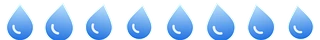
#> input picture art/moon/@2x/fx/pickup_water_spin.webp, 320 x 40 px, given in place of f_0000.png, which was not available
$ python make_strip.py ../../../../moon/@2x/fx ../../../../moon/@2x/fx/fx_collect_sparkle.webp ../../../../moon/@2x/fx/fx_collect_sparkle.webp
#> lines starting #> are read from the running program, lines starting #| are printed output that depends on the picture
# python3 make_strip.py IN_DIR OUT.png "label1|label2|..."  -> 6 x 393x852 frames side by side with 10 px gutters
import sys, os
from PIL import Image, ImageDraw
d, out, labs = sys.argv[1], sys.argv[2], sys.argv[3].split('|')
ims = [Image.open(f'{d}/f_{i:04d}.png').convert('RGB') for i in range(len(labs))]
#> ims = 1 item
w, h = ims[0].size
#> w = 320; h = 40
S = Image.new('RGB', (w * len(ims) + 10 * (len(ims) - 1), h), (40, 40, 40))
#> S: PIL image 320x40 RGB; every value is 40
for i, im in enumerate(ims):
    dr = ImageDraw.Draw(im)
    if os.environ.get('BAND'):   # dashed guide lines for the HUD-free band (e.g. BAND=144,383 at 375x667)
        for yb in (int(v) for v in os.environ['BAND'].split(',')):
            for x in range(0, w, 8): dr.line([(x, yb), (x + 4, yb)], fill=(255, 200, 0))
    dr.rectangle([0, 0, w, 24], fill=(0, 0, 0)); dr.text((6, 6), labs[i], fill=(255, 255, 255)); S.paste(im, (i * (w + 10), 0))
#> this loop made 1 pass
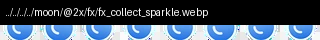
#> S: PIL image 320x40 RGB; mean R, G, B 65.3, 80.2, 96.2
S.save(out); print('strip', out, S.size)
#| strip ../../../../moon/@2x/fx/fx_collect_sparkle.webp (320, 40)

$ run again, on art/moon/@2x/fx/fx_floor_unlock.webp
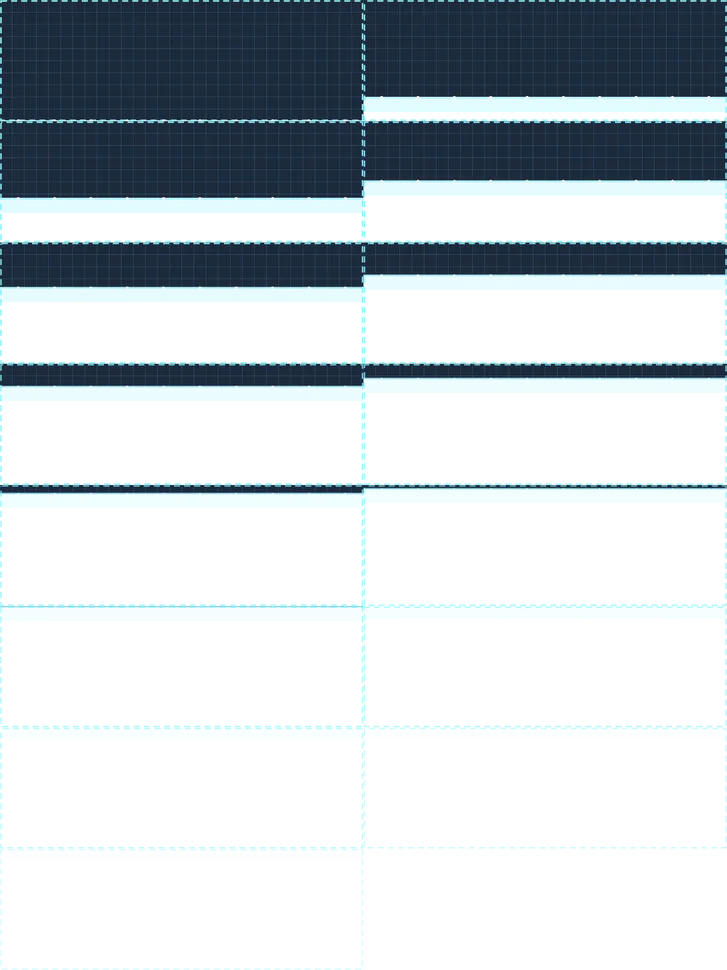
#> input picture art/moon/@2x/fx/fx_floor_unlock.webp, 727 x 970 px, shrunk from 1440 x 1920 before the run, given in place of f_0000.png, which was not available
#> ims = 1 item
#> the loop `for i, im in enumerate(ims):` made 1 pass
#> after the loop `for i, im in enumerate(ims):`:
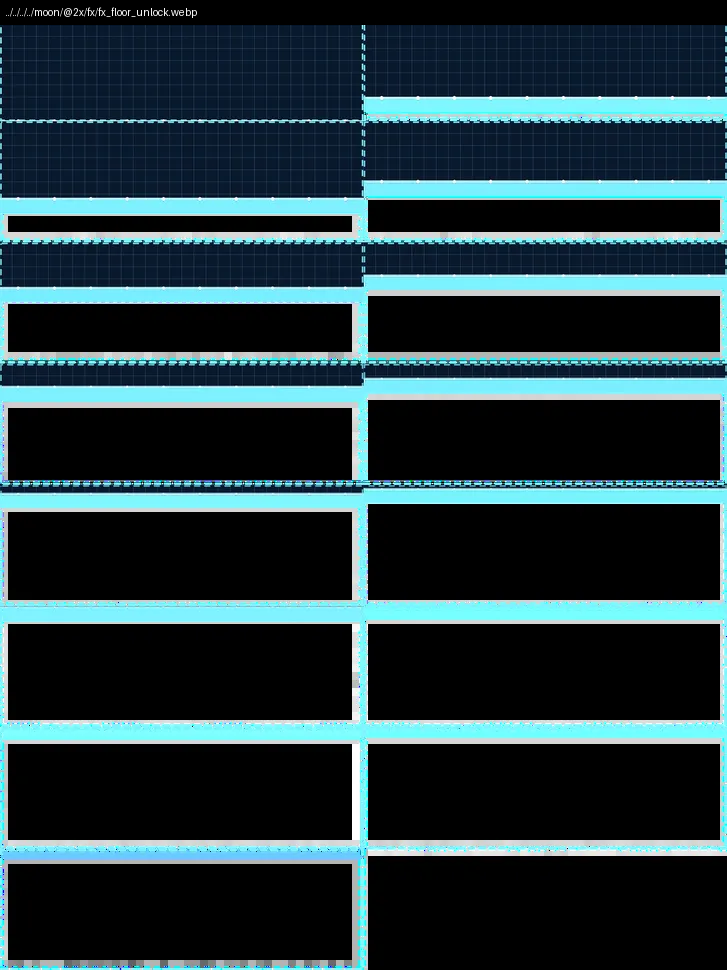
#> S: PIL image 727x970 RGB; mean R, G, B 35.8, 57, 62.8
#| strip ../../../../moon/@2x/fx/fx_floor_unlock.webp (727, 970)

$ run again, on art/moon/@2x/fx/fx_gold_shimmer.webp
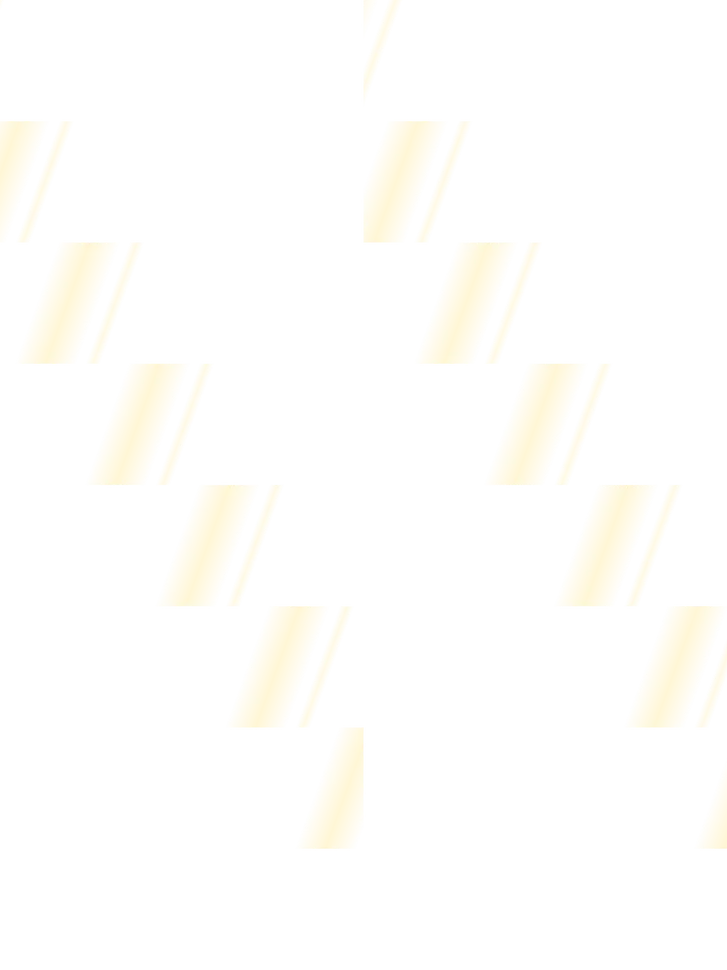
#> input picture art/moon/@2x/fx/fx_gold_shimmer.webp, 727 x 970 px, shrunk from 1440 x 1920 before the run, given in place of f_0000.png, which was not available
#> ims = 1 item
#> the loop `for i, im in enumerate(ims):` made 1 pass
#> after the loop `for i, im in enumerate(ims):`:
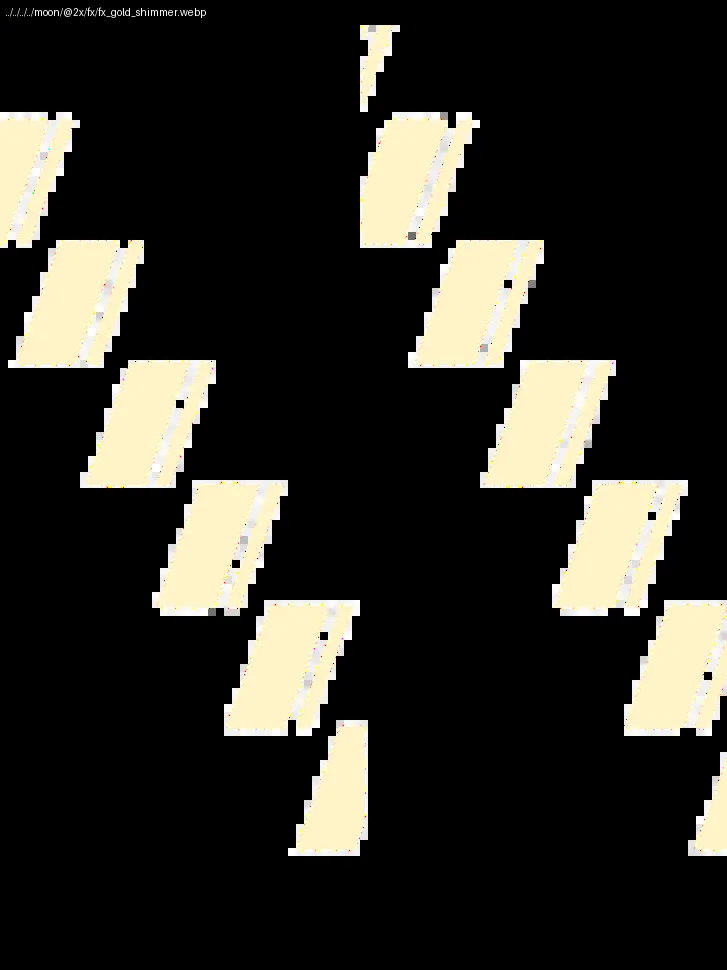
#> S: PIL image 727x970 RGB; mean R, G, B 45.7, 44.2, 38
#| strip ../../../../moon/@2x/fx/fx_gold_shimmer.webp (727, 970)
